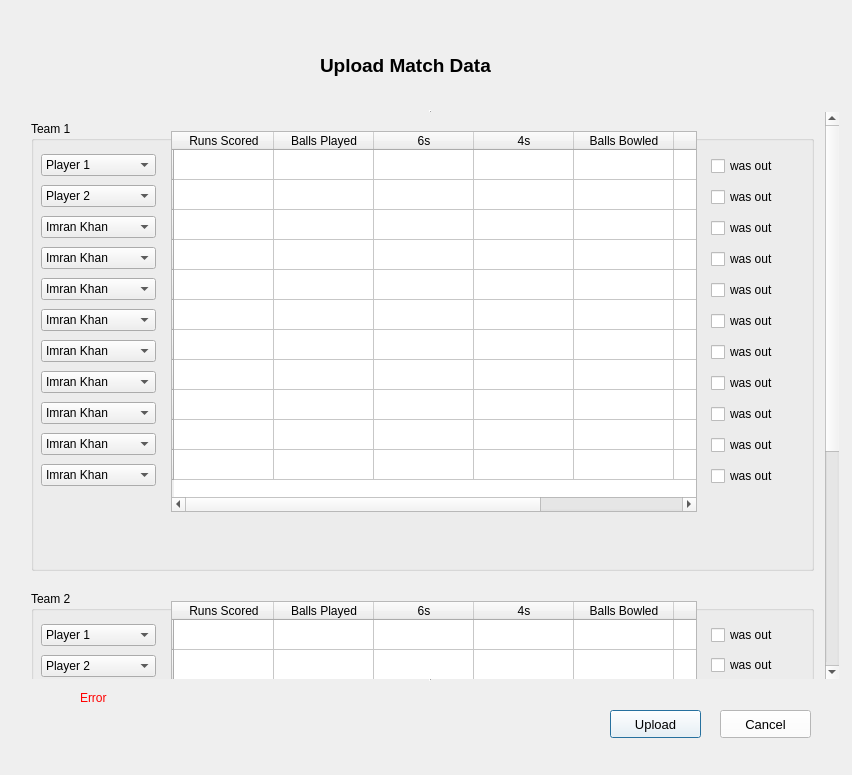
<?xml version="1.0" encoding="UTF-8"?>
<ui version="4.0">
 <class>Dialog</class>
 <widget class="QDialog" name="Dialog">
  <property name="geometry">
   <rect>
    <x>0</x>
    <y>0</y>
    <width>852</width>
    <height>775</height>
   </rect>
  </property>
  <property name="windowTitle">
   <string>Upload Match Data</string>
  </property>
  <property name="modal">
   <bool>true</bool>
  </property>
  <widget class="QScrollArea" name="scrollArea">
   <property name="geometry">
    <rect>
     <x>20</x>
     <y>110</y>
     <width>821</width>
     <height>571</height>
    </rect>
   </property>
   <property name="sizePolicy">
    <sizepolicy hsizetype="Expanding" vsizetype="Fixed">
     <horstretch>0</horstretch>
     <verstretch>0</verstretch>
    </sizepolicy>
   </property>
   <property name="minimumSize">
    <size>
     <width>0</width>
     <height>570</height>
    </size>
   </property>
   <property name="frameShape">
    <enum>QFrame::VLine</enum>
   </property>
   <property name="frameShadow">
    <enum>QFrame::Raised</enum>
   </property>
   <property name="verticalScrollBarPolicy">
    <enum>Qt::ScrollBarAlwaysOn</enum>
   </property>
   <property name="widgetResizable">
    <bool>true</bool>
   </property>
   <widget class="QWidget" name="scrollAreaWidgetContents">
    <property name="geometry">
     <rect>
      <x>0</x>
      <y>0</y>
      <width>796</width>
      <height>942</height>
     </rect>
    </property>
    <layout class="QVBoxLayout" name="verticalLayout_5">
     <property name="spacing">
      <number>20</number>
     </property>
     <property name="rightMargin">
      <number>11</number>
     </property>
     <item>
      <widget class="QGroupBox" name="groupBox_2">
       <property name="minimumSize">
        <size>
         <width>0</width>
         <height>450</height>
        </size>
       </property>
       <property name="title">
        <string>Team 1</string>
       </property>
       <widget class="QWidget" name="verticalLayoutWidget_3">
        <property name="geometry">
         <rect>
          <x>10</x>
          <y>30</y>
          <width>115</width>
          <height>341</height>
         </rect>
        </property>
        <layout class="QVBoxLayout" name="verticalLayout_3">
         <item>
          <widget class="QComboBox" name="Team1_Player01">
           <item>
            <property name="text">
             <string>Player 1</string>
            </property>
           </item>
          </widget>
         </item>
         <item>
          <widget class="QComboBox" name="Team1_Player02">
           <item>
            <property name="text">
             <string>Player 2</string>
            </property>
           </item>
          </widget>
         </item>
         <item>
          <widget class="QComboBox" name="Team1_Player03">
           <item>
            <property name="text">
             <string>Imran Khan</string>
            </property>
           </item>
          </widget>
         </item>
         <item>
          <widget class="QComboBox" name="Team1_Player04">
           <item>
            <property name="text">
             <string>Imran Khan</string>
            </property>
           </item>
          </widget>
         </item>
         <item>
          <widget class="QComboBox" name="Team1_Player05">
           <item>
            <property name="text">
             <string>Imran Khan</string>
            </property>
           </item>
          </widget>
         </item>
         <item>
          <widget class="QComboBox" name="Team1_Player06">
           <item>
            <property name="text">
             <string>Imran Khan</string>
            </property>
           </item>
          </widget>
         </item>
         <item>
          <widget class="QComboBox" name="Team1_Player07">
           <item>
            <property name="text">
             <string>Imran Khan</string>
            </property>
           </item>
          </widget>
         </item>
         <item>
          <widget class="QComboBox" name="Team1_Player08">
           <item>
            <property name="text">
             <string>Imran Khan</string>
            </property>
           </item>
          </widget>
         </item>
         <item>
          <widget class="QComboBox" name="Team1_Player09">
           <item>
            <property name="text">
             <string>Imran Khan</string>
            </property>
           </item>
          </widget>
         </item>
         <item>
          <widget class="QComboBox" name="Team1_Player10">
           <item>
            <property name="text">
             <string>Imran Khan</string>
            </property>
           </item>
          </widget>
         </item>
         <item>
          <widget class="QComboBox" name="Team1_Player11">
           <item>
            <property name="text">
             <string>Imran Khan</string>
            </property>
           </item>
          </widget>
         </item>
        </layout>
       </widget>
       <widget class="QTableWidget" name="Team1_Player_Stats">
        <property name="geometry">
         <rect>
          <x>140</x>
          <y>10</y>
          <width>526</width>
          <height>381</height>
         </rect>
        </property>
        <row>
         <property name="text">
          <string/>
         </property>
        </row>
        <row>
         <property name="text">
          <string/>
         </property>
        </row>
        <row>
         <property name="text">
          <string/>
         </property>
        </row>
        <row>
         <property name="text">
          <string/>
         </property>
        </row>
        <row>
         <property name="text">
          <string/>
         </property>
        </row>
        <row>
         <property name="text">
          <string/>
         </property>
        </row>
        <row>
         <property name="text">
          <string/>
         </property>
        </row>
        <row>
         <property name="text">
          <string/>
         </property>
        </row>
        <row>
         <property name="text">
          <string/>
         </property>
        </row>
        <row>
         <property name="text">
          <string/>
         </property>
        </row>
        <row>
         <property name="text">
          <string/>
         </property>
        </row>
        <column>
         <property name="text">
          <string>Runs Scored</string>
         </property>
        </column>
        <column>
         <property name="text">
          <string>Balls Played</string>
         </property>
        </column>
        <column>
         <property name="text">
          <string>6s</string>
         </property>
        </column>
        <column>
         <property name="text">
          <string>4s</string>
         </property>
        </column>
        <column>
         <property name="text">
          <string>Balls Bowled</string>
         </property>
        </column>
        <column>
         <property name="text">
          <string>Wickets</string>
         </property>
        </column>
        <column>
         <property name="text">
          <string>Runs Conceded</string>
         </property>
        </column>
       </widget>
       <widget class="QWidget" name="verticalLayoutWidget_4">
        <property name="geometry">
         <rect>
          <x>680</x>
          <y>30</y>
          <width>91</width>
          <height>341</height>
         </rect>
        </property>
        <layout class="QVBoxLayout" name="verticalLayout_4">
         <item>
          <widget class="QCheckBox" name="Team1_Player01_Out">
           <property name="text">
            <string>was out</string>
           </property>
          </widget>
         </item>
         <item>
          <widget class="QCheckBox" name="Team1_Player02_Out">
           <property name="text">
            <string>was out</string>
           </property>
          </widget>
         </item>
         <item>
          <widget class="QCheckBox" name="Team1_Player03_Out">
           <property name="text">
            <string>was out</string>
           </property>
          </widget>
         </item>
         <item>
          <widget class="QCheckBox" name="Team1_Player04_Out">
           <property name="text">
            <string>was out</string>
           </property>
          </widget>
         </item>
         <item>
          <widget class="QCheckBox" name="Team1_Player05_Out">
           <property name="text">
            <string>was out</string>
           </property>
          </widget>
         </item>
         <item>
          <widget class="QCheckBox" name="Team1_Player06_Out">
           <property name="text">
            <string>was out</string>
           </property>
          </widget>
         </item>
         <item>
          <widget class="QCheckBox" name="Team1_Player07_Out">
           <property name="text">
            <string>was out</string>
           </property>
          </widget>
         </item>
         <item>
          <widget class="QCheckBox" name="Team1_Player08_Out">
           <property name="text">
            <string>was out</string>
           </property>
          </widget>
         </item>
         <item>
          <widget class="QCheckBox" name="Team1_Player09_Out">
           <property name="text">
            <string>was out</string>
           </property>
          </widget>
         </item>
         <item>
          <widget class="QCheckBox" name="Team1_Player10_Out">
           <property name="text">
            <string>was out</string>
           </property>
          </widget>
         </item>
         <item>
          <widget class="QCheckBox" name="Team1_Player11_Out">
           <property name="text">
            <string>was out</string>
           </property>
          </widget>
         </item>
        </layout>
       </widget>
      </widget>
     </item>
     <item>
      <widget class="QGroupBox" name="groupBox">
       <property name="minimumSize">
        <size>
         <width>0</width>
         <height>450</height>
        </size>
       </property>
       <property name="title">
        <string>Team 2</string>
       </property>
       <widget class="QWidget" name="verticalLayoutWidget_2">
        <property name="geometry">
         <rect>
          <x>10</x>
          <y>30</y>
          <width>115</width>
          <height>341</height>
         </rect>
        </property>
        <layout class="QVBoxLayout" name="verticalLayout_2">
         <item>
          <widget class="QComboBox" name="Team2_Player01">
           <item>
            <property name="text">
             <string>Player 1</string>
            </property>
           </item>
          </widget>
         </item>
         <item>
          <widget class="QComboBox" name="Team2_Player02">
           <item>
            <property name="text">
             <string>Player 2</string>
            </property>
           </item>
          </widget>
         </item>
         <item>
          <widget class="QComboBox" name="Team2_Player03">
           <item>
            <property name="text">
             <string>Imran Khan</string>
            </property>
           </item>
          </widget>
         </item>
         <item>
          <widget class="QComboBox" name="Team2_Player04">
           <item>
            <property name="text">
             <string>Imran Khan</string>
            </property>
           </item>
          </widget>
         </item>
         <item>
          <widget class="QComboBox" name="Team2_Player05">
           <item>
            <property name="text">
             <string>Imran Khan</string>
            </property>
           </item>
          </widget>
         </item>
         <item>
          <widget class="QComboBox" name="Team2_Player06">
           <item>
            <property name="text">
             <string>Imran Khan</string>
            </property>
           </item>
          </widget>
         </item>
         <item>
          <widget class="QComboBox" name="Team2_Player07">
           <item>
            <property name="text">
             <string>Imran Khan</string>
            </property>
           </item>
          </widget>
         </item>
         <item>
          <widget class="QComboBox" name="Team2_Player08">
           <item>
            <property name="text">
             <string>Imran Khan</string>
            </property>
           </item>
          </widget>
         </item>
         <item>
          <widget class="QComboBox" name="Team2_Player09">
           <item>
            <property name="text">
             <string>Imran Khan</string>
            </property>
           </item>
          </widget>
         </item>
         <item>
          <widget class="QComboBox" name="Team2_Player10">
           <item>
            <property name="text">
             <string>Imran Khan</string>
            </property>
           </item>
          </widget>
         </item>
         <item>
          <widget class="QComboBox" name="Team2_Player11">
           <item>
            <property name="text">
             <string>Imran Khan</string>
            </property>
           </item>
          </widget>
         </item>
        </layout>
       </widget>
       <widget class="QTableWidget" name="Team2_Player_Stats">
        <property name="geometry">
         <rect>
          <x>140</x>
          <y>10</y>
          <width>526</width>
          <height>381</height>
         </rect>
        </property>
        <row>
         <property name="text">
          <string/>
         </property>
        </row>
        <row>
         <property name="text">
          <string/>
         </property>
        </row>
        <row>
         <property name="text">
          <string/>
         </property>
        </row>
        <row>
         <property name="text">
          <string/>
         </property>
        </row>
        <row>
         <property name="text">
          <string/>
         </property>
        </row>
        <row>
         <property name="text">
          <string/>
         </property>
        </row>
        <row>
         <property name="text">
          <string/>
         </property>
        </row>
        <row>
         <property name="text">
          <string/>
         </property>
        </row>
        <row>
         <property name="text">
          <string/>
         </property>
        </row>
        <row>
         <property name="text">
          <string/>
         </property>
        </row>
        <row>
         <property name="text">
          <string/>
         </property>
        </row>
        <column>
         <property name="text">
          <string>Runs Scored</string>
         </property>
        </column>
        <column>
         <property name="text">
          <string>Balls Played</string>
         </property>
        </column>
        <column>
         <property name="text">
          <string>6s</string>
         </property>
        </column>
        <column>
         <property name="text">
          <string>4s</string>
         </property>
        </column>
        <column>
         <property name="text">
          <string>Balls Bowled</string>
         </property>
        </column>
        <column>
         <property name="text">
          <string>Wickets</string>
         </property>
        </column>
        <column>
         <property name="text">
          <string>Runs Conceded</string>
         </property>
        </column>
       </widget>
       <widget class="QWidget" name="verticalLayoutWidget">
        <property name="geometry">
         <rect>
          <x>680</x>
          <y>30</y>
          <width>91</width>
          <height>331</height>
         </rect>
        </property>
        <layout class="QVBoxLayout" name="verticalLayout">
         <item>
          <widget class="QCheckBox" name="Team2_Player01_Out">
           <property name="text">
            <string>was out</string>
           </property>
          </widget>
         </item>
         <item>
          <widget class="QCheckBox" name="Team2_Player02_Out">
           <property name="text">
            <string>was out</string>
           </property>
          </widget>
         </item>
         <item>
          <widget class="QCheckBox" name="Team2_Player03_Out">
           <property name="text">
            <string>was out</string>
           </property>
          </widget>
         </item>
         <item>
          <widget class="QCheckBox" name="Team2_Player04_Out">
           <property name="text">
            <string>was out</string>
           </property>
          </widget>
         </item>
         <item>
          <widget class="QCheckBox" name="Team2_Player05_Out">
           <property name="text">
            <string>was out</string>
           </property>
          </widget>
         </item>
         <item>
          <widget class="QCheckBox" name="Team2_Player06_Out">
           <property name="text">
            <string>was out</string>
           </property>
          </widget>
         </item>
         <item>
          <widget class="QCheckBox" name="Team2_Player07_Out">
           <property name="text">
            <string>was out</string>
           </property>
          </widget>
         </item>
         <item>
          <widget class="QCheckBox" name="Team2_Player08_Out">
           <property name="text">
            <string>was out</string>
           </property>
          </widget>
         </item>
         <item>
          <widget class="QCheckBox" name="Team2_Player09_Out">
           <property name="text">
            <string>was out</string>
           </property>
          </widget>
         </item>
         <item>
          <widget class="QCheckBox" name="Team2_Player10_Out">
           <property name="text">
            <string>was out</string>
           </property>
          </widget>
         </item>
         <item>
          <widget class="QCheckBox" name="Team2_Player11_Out">
           <property name="text">
            <string>was out</string>
           </property>
          </widget>
         </item>
        </layout>
       </widget>
      </widget>
     </item>
    </layout>
   </widget>
  </widget>
  <widget class="QLabel" name="Match_History_Page_Label">
   <property name="geometry">
    <rect>
     <x>320</x>
     <y>50</y>
     <width>241</width>
     <height>31</height>
    </rect>
   </property>
   <property name="font">
    <font>
     <pointsize>14</pointsize>
     <weight>75</weight>
     <bold>true</bold>
    </font>
   </property>
   <property name="text">
    <string>Upload Match Data</string>
   </property>
  </widget>
  <widget class="QPushButton" name="Upload_Button">
   <property name="geometry">
    <rect>
     <x>610</x>
     <y>710</y>
     <width>91</width>
     <height>28</height>
    </rect>
   </property>
   <property name="font">
    <font>
     <pointsize>10</pointsize>
    </font>
   </property>
   <property name="styleSheet">
    <string notr="true">/* Normal state */
QPushButton {
    background-color: #fff; /* Default background color */
}

/* Hover state */
QPushButton:hover {
    background-color: #ddf; /* Background color when hovered */
}
</string>
   </property>
   <property name="text">
    <string>Upload</string>
   </property>
  </widget>
  <widget class="QPushButton" name="Cancel_Button">
   <property name="geometry">
    <rect>
     <x>720</x>
     <y>710</y>
     <width>91</width>
     <height>28</height>
    </rect>
   </property>
   <property name="font">
    <font>
     <pointsize>10</pointsize>
    </font>
   </property>
   <property name="styleSheet">
    <string notr="true">/* Normal state */
QPushButton {
    background-color: #fff; /* Default background color */
}

/* Hover state */
QPushButton:hover {
    background-color: #ddf; /* Background color when hovered */
}
</string>
   </property>
   <property name="text">
    <string>Cancel</string>
   </property>
  </widget>
  <widget class="QLabel" name="Error_Label">
   <property name="geometry">
    <rect>
     <x>80</x>
     <y>690</y>
     <width>531</width>
     <height>16</height>
    </rect>
   </property>
   <property name="styleSheet">
    <string notr="true">color: #f00;</string>
   </property>
   <property name="text">
    <string>Error</string>
   </property>
  </widget>
 </widget>
 <resources/>
 <connections/>
</ui>
